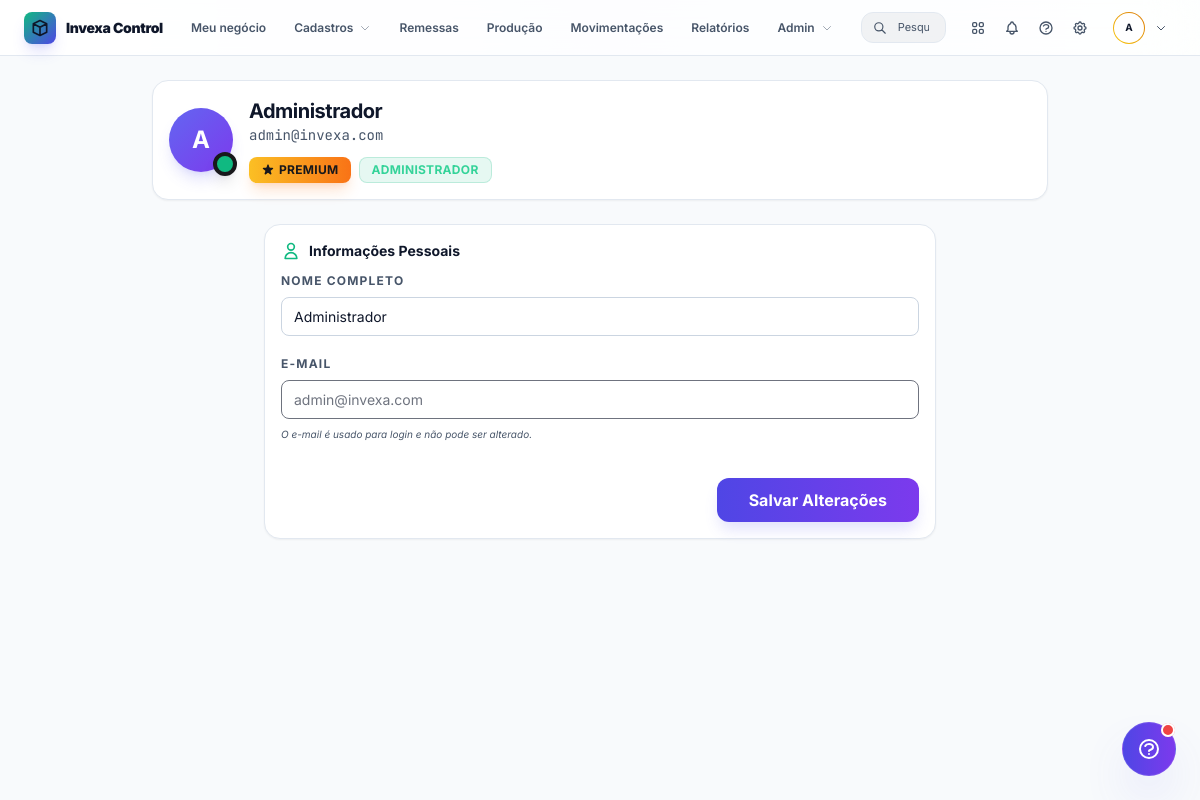
Screenshot of /profile (signed in) with the database file from the repository.
### app/models/user.py (models this page shows)
class User(Base):
    __tablename__ = "users"
    id = Column(Integer, primary_key=True, index=True)
    email = Column(String, unique=True, index=True)
    hashed_password = Column(String)
    is_active = Column(Boolean, default=True)
    is_admin = Column(Boolean, default=False)
    company_id = Column(Integer, ForeignKey("companies.id"), nullable=True)
    company = relationship("Company", back_populates="users")
    is_premium = Column(Boolean, default=False)
    subscription_status = Column(String, default="inactive") # inactive, active, expired, canceled
    subscription_plan = Column(String, default="free") # free, monthly, annual
    subscription_end_date = Column(DateTime, nullable=True)
    full_name = Column(String, nullable=True)
    guide_version_viewed = Column(Integer, default=0)

### app/api/routers/auth.py (the view)
@router.get("/profile")
async def profile_view(
    request: Request,
    user: User = Depends(login_required),
    success: str = None,
    error: str = None
):
    return templates.TemplateResponse("profile.html", {
        "request": request,
        "user": user,
        "company": user.company,
        "success": success,
        "error": error
    })

### app/templates/profile.html (shortened to what this page needs)
{% extends "base.html" %}
{% block content %}
<div class="max-w-4xl mx-auto space-y-6">
    <div class="flex items-center gap-4 mb-4 p-4 bg-surface border border-border rounded-2xl shadow-sm">
        <div class="relative group">
            <div
                class="w-16 h-16 bg-gradient-to-br from-indigo-500 to-violet-600 rounded-full flex items-center justify-center text-2xl font-bold text-white shadow-lg shadow-indigo-500/20 overflow-hidden ring-4 ring-white/5">
                {{ user.full_name[0] if user.full_name else user.email[0].toUpperCase() }}
            </div>
            <div
                class="absolute -bottom-1 -right-1 bg-emerald-500 border-4 border-zinc-900 w-6 h-6 rounded-full shadow-lg">
            </div>
        </div>
        <div class="flex-1">
            <h2 class="text-xl font-bold text-main tracking-tight">{{ user.full_name or 'Usuário' }}</h2>
            <p class="text-muted font-mono text-sm">{{ user.email }}</p>
            <div class="flex gap-2 mt-3">
                {% if user.is_premium %}
                <span
                    class="inline-flex items-center px-3 py-1 rounded-lg text-xs font-bold bg-gradient-to-r from-amber-400 to-orange-500 text-zinc-900 shadow-lg shadow-orange-500/20 uppercase tracking-wide">
                    Premium
                </span>
                {% else %}
                <span
                    class="inline-flex items-center px-3 py-1 rounded-lg text-xs font-bold bg-darker/50 text-muted border border-border uppercase tracking-wide">
                    Conta Gratuita
                </span>
                {% endif %}
                {% if user.is_admin %}
                <span
                    class="inline-flex items-center px-3 py-1 rounded-lg text-xs font-bold bg-emerald-500/10 text-emerald-400 border border-emerald-500/20 uppercase tracking-wide">
                    Administrador
                </span>
                {% endif %}
            </div>
        </div>
    </div>
    <div class="max-w-2xl mx-auto space-y-6">
        <div class="space-y-6">
            <div id="section-personal" class="bg-surface rounded-2xl p-4 border border-border shadow-sm">
                <h3 class="text-sm font-bold text-main mb-3 flex items-center gap-2">
                    <svg class="w-5 h-5 text-primary" fill="none" stroke="currentColor" viewBox="0 0 24 24">
                        <path stroke-linecap="round" stroke-linejoin="round" stroke-width="2"
                            d="M16 7a4 4 0 11-8 0 4 4 0 018 0zM12 14a7 7 0 00-7 7h14a7 7 0 00-7-7z"></path>
                    </svg>
                    Informações Pessoais
                </h3>
                <form action="/profile/update" method="POST" class="space-y-5">
                    <div>
                        <label class="block text-xs font-bold text-muted uppercase tracking-widest mb-2">Nome
                            Completo</label>
                        <input type="text" name="full_name" value="{{ user.full_name or '' }}" required
                            class="input-compact" placeholder="Seu nome">
                    </div>
                    <div>
                        <label class="block text-xs font-bold text-muted uppercase tracking-widest mb-2">E-mail</label>
                        <input type="email" value="{{ user.email }}" disabled class="input-compact opacity-60">
                        <p class="text-[10px] text-muted mt-2 italic">O e-mail é usado para login e não pode ser
                            alterado.</p>
                    </div>
                    <div class="pt-4 flex justify-end">
                        <button type="submit" class="btn-premium">
                            Salvar Alterações
                        </button>
                    </div>
                </form>
            </div>
        </div>
    </div>
</div>
{% endblock %}

### app/templates/base.html (shortened to what this page needs)
<!DOCTYPE html>
<html lang="pt-BR">
<head>
    <script src="https://cdn.tailwindcss.com"></script>
    <link rel="stylesheet" href="{{ url_for('static', path='css/style.css') }}">
</head>
<body
    class="bg-dark text-main font-sans antialiased h-screen flex flex-col overflow-hidden selection:bg-indigo-500/30 selection:text-indigo-200 transition-colors duration-300">
    <header
        class="bg-surface/90 backdrop-blur-xl border-b border-border h-14 flex items-center px-4 md:px-6 gap-4 z-[9999] shrink-0 select-none">
        <a href="/" class="flex items-center gap-2.5 shrink-0 hover:opacity-80 transition-opacity">
            <div
                class="p-1.5 bg-gradient-to-br from-emerald-500 to-indigo-600 rounded-lg shadow-lg shadow-indigo-500/20">
                <svg class="w-5 h-5 text-main" fill="none" stroke="currentColor" viewBox="0 0 24 24">
                    <path stroke-linecap="round" stroke-linejoin="round" stroke-width="2"
                        d="M20 7l-8-4-8 4m16 0l-8 4m8-4v10l-8 4m0-10L4 7m8 4v10M4 7v10l8 4"></path>
                </svg>
            </div>
            <span class="text-main font-black tracking-tight hidden sm:block text-xs lg:text-sm">Invexa Control</span>
        </a>
        <nav class="flex items-center gap-1 h-full min-w-0">
            <a href="/"
                class="px-3 py-1.5 text-[11px] lg:text-[12px] font-semibold rounded-lg transition-all {% if request.url.path == '/' %}text-primary bg-primary/10{% else %}text-muted hover:text-main hover:bg-primary/5{% endif %} whitespace-nowrap">
                Meu negócio
            </a>
            <div class="relative group h-full flex items-center">
                <button
                    class="px-3 py-1.5 text-[11px] lg:text-[12px] font-semibold text-muted rounded-lg hover:text-main hover:bg-primary/5 transition-all flex items-center gap-1.5 whitespace-nowrap">
                    Cadastros
                    <svg class="w-3 h-3 opacity-50" fill="none" stroke="currentColor" viewBox="0 0 24 24">
                        <path stroke-linecap="round" stroke-linejoin="round" stroke-width="2" d="M19 9l-7 7-7-7">
                        </path>
                    </svg>
                </button>
            </div>
            <a href="/shipments"
                class="px-3 py-1.5 text-[11px] lg:text-[12px] font-semibold rounded-lg transition-all {% if request.url.path == '/shipments' %}text-primary bg-primary/10{% else %}text-muted hover:text-main hover:bg-primary/5{% endif %} whitespace-nowrap">
                Remessas
            </a>
            <a href="/production/orders"
                class="px-3 py-1.5 text-[11px] lg:text-[12px] font-semibold rounded-lg transition-all {% if request.url.path.startswith('/production') %}text-primary bg-primary/10{% else %}text-muted hover:text-main hover:bg-primary/5{% endif %} whitespace-nowrap">
                Produção
            </a>
            <a href="/movements"
                class="px-3 py-1.5 text-[11px] lg:text-[12px] font-semibold rounded-lg transition-all {% if request.url.path == '/movements' %}text-primary bg-primary/10{% else %}text-muted hover:text-main hover:bg-primary/5{% endif %} whitespace-nowrap">
                Movimentações
            </a>
            <a href="/reports"
                class="px-3 py-1.5 text-[11px] lg:text-[12px] font-semibold rounded-lg transition-all {% if request.url.path == '/reports' %}text-primary bg-primary/10{% else %}text-muted hover:text-main hover:bg-primary/5{% endif %} whitespace-nowrap">
                Relatórios
            </a>
            {% if user and user.is_admin %}
            <div class="relative group h-full flex items-center">
                <button
                    class="px-3 py-1.5 text-[11px] lg:text-[12px] font-semibold text-muted rounded-lg hover:text-main hover:bg-primary/5 transition-all flex items-center gap-1.5 whitespace-nowrap">
                    Admin
                    <svg class="w-3 h-3 opacity-50" fill="none" stroke="currentColor" viewBox="0 0 24 24">
                        <path stroke-linecap="round" stroke-linejoin="round" stroke-width="2" d="M19 9l-7 7-7-7">
                        </path>
                    </svg>
                </button>
            </div>
            {% endif %}
        </nav>
        <div class="hidden lg:flex flex-1 max-w-[240px] ml-auto relative group">
            <div
                class="absolute inset-y-0 left-3 flex items-center pointer-events-none transition-colors group-focus-within:text-primary text-muted">
                <svg class="w-3.5 h-3.5" fill="none" stroke="currentColor" viewBox="0 0 24 24">
                    <path stroke-linecap="round" stroke-linejoin="round" stroke-width="2"
                        d="M21 21l-6-6m2-5a7 7 0 11-14 0 7 7 0 0114 0z"></path>
                </svg>
            </div>
            <input type="text" placeholder="Pesquisar..."
                class="w-full bg-main/5 border border-border rounded-xl py-1.5 pl-9 pr-4 text-[11px] text-main outline-none focus:ring-1 focus:ring-primary/50 focus:border-primary/50 transition-all placeholder-muted">
        </div>
        <div class="flex items-center gap-1 sm:gap-2 shrink-0">
            <div class="hidden md:flex items-center gap-0.5">
                <button class="p-2 text-muted hover:text-main hover:bg-primary/5 rounded-lg transition-colors">
                </button>
                <a href="{% if user and user.is_admin %}/admin/support{% else %}/support{% endif %}"
                    class="p-2 hover:text-main hover:bg-primary/5 rounded-lg transition-colors relative flex items-center justify-center group"
                    :class="unread ? 'text-primary bg-primary/5' : 'text-muted'" x-data="{ unread: false }"
                    x-init="fetch('/support/unread_count').then(r => r.json()).then(d => unread = d.unread)">
                </a>
                <a href="/support"
                    class="p-2 text-muted hover:text-main hover:bg-primary/5 rounded-lg transition-colors">
                    <svg class="w-4 h-4" fill="none" stroke="currentColor" viewBox="0 0 24 24">
                        <path stroke-linecap="round" stroke-linejoin="round" stroke-width="2"
                            d="M8.228 9c.549-1.165 2.030-2 3.772-2 2.21 0 4 1.343 4 3 0 1.4-1.278 2.575-3.006 2.907-.542.104-.994.54-.994 1.093m0 3h.01M21 12a9 9 0 11-18 0 9 9 0 0118 0z">
                        </path>
                    </svg>
                </a>
                <button class="p-2 text-muted hover:text-main hover:bg-primary/5 rounded-lg transition-colors">
                </button>
            </div>
            <div class="relative h-full flex items-center" x-data="{ open: false }" @click.away="open = false">
                <button @click="open = !open"
                    class="flex items-center gap-2.5 p-1 px-2 rounded-full hover:bg-primary/5 transition-all outline-none border border-transparent {% if user and user.is_premium %}hover:border-yellow-500/20{% else %}hover:border-primary/20{% endif %}">
                    <div
                        class="w-8 h-8 rounded-full bg-gradient-to-tr {% if user and user.is_premium %}from-yellow-400 to-amber-600{% else %}from-emerald-500 to-indigo-600{% endif %} p-[1px] shrink-0">
                        <div
                            class="h-full w-full rounded-full bg-surface flex items-center justify-center text-main font-bold text-[10px]">
                            {{ user.full_name[0] if (user and user.full_name) else 'U' }}</div>
                    </div>
                    <svg class="w-3 h-3 text-muted" fill="none" stroke="currentColor" viewBox="0 0 24 24"
                        :class="{ 'rotate-180': open }">
                        <path stroke-linecap="round" stroke-linejoin="round" stroke-width="2" d="M19 9l-7 7-7-7"></path>
                    </svg>
                </button>
            </div>
        </div>
    </header>
    <main class="flex-1 flex flex-col min-h-0 relative w-full bg-dark">
        <div class="flex-1 overflow-y-auto p-4 md:p-6 custom-scrollbar">
            {% block content %}{% endblock %}
        </div>
    </main>
    <div x-data="{
        helpOpen: false,
        hasUpdate: false,
        content: '<div class=\'flex justify-center py-8\'><svg class=\'animate-spin h-6 w-6 text-indigo-500\' xmlns=\'http://www.w3.org/2000/svg\' fill=\'none\' viewBox=\'0 0 24 24\'><circle class=\'opacity-25\' cx=\'12\' cy=\'12\' r=\'10\' stroke=\'currentColor\' stroke-width=\'4\'></circle><path class=\'opacity-75\' fill=\'currentColor\' d=\'M4 12a8 8 0 018-8V0C5.373 0 0 5.373 0 12h4zm2 5.291A7.962 7.962 0 014 12H0c0 3.042 1.135 5.824 3 7.938l3-2.647z\'></path></svg></div>',
        init() {
            fetch('/api/guide/status')
                .then(r => r.json())
                .then(data => {
                    this.hasUpdate = data.has_update;
                });
        },
        openHelp() {
            this.helpOpen = !this.helpOpen;
            if (this.helpOpen) {
                fetch('/api/guide/content')
                    .then(r => r.json())
                    .then(data => {
                        this.content = data.content || 'Guia Vazio';
                    });
                if (this.hasUpdate) {
                    fetch('/api/guide/mark_read', { method: 'POST' });
                    this.hasUpdate = false;
                }
            }
        }
    }" class="fixed bottom-6 right-6 z-[9999] flex flex-col items-end">
        <button @click="openHelp()"
            class="relative bg-gradient-to-r from-indigo-600 to-violet-600 hover:from-indigo-500 hover:to-violet-500 text-white p-3.5 rounded-full shadow-2xl hover:scale-110 active:scale-95 transition-all duration-300 pointer-events-auto shadow-indigo-500/30 border border-white/10"
            title="Guia Rápido">
            <span x-show="hasUpdate" style="display: none;" class="absolute top-0 right-0 flex h-3.5 w-3.5">
                <span class="relative inline-flex rounded-full h-3.5 w-3.5 bg-red-500 border-2 border-surface"></span>
            </span>
            <svg class="w-6 h-6" fill="none" stroke="currentColor" viewBox="0 0 24 24">
                <path stroke-linecap="round" stroke-linejoin="round" stroke-width="2"
                    d="M8.228 9c.549-1.165 2.03-2 3.772-2 2.21 0 4 1.343 4 3 0 1.4-1.278 2.575-3.006 2.907-.542.104-.994.54-.994 1.093m0 3h.01M21 12a9 9 0 11-18 0 9 9 0 0118 0z">
                </path>
            </svg>
        </button>
    </div>
</body>
</html>

### rows the page displays
User: full_name "A", full_name "Administrador", email "admin@invexa.com"
